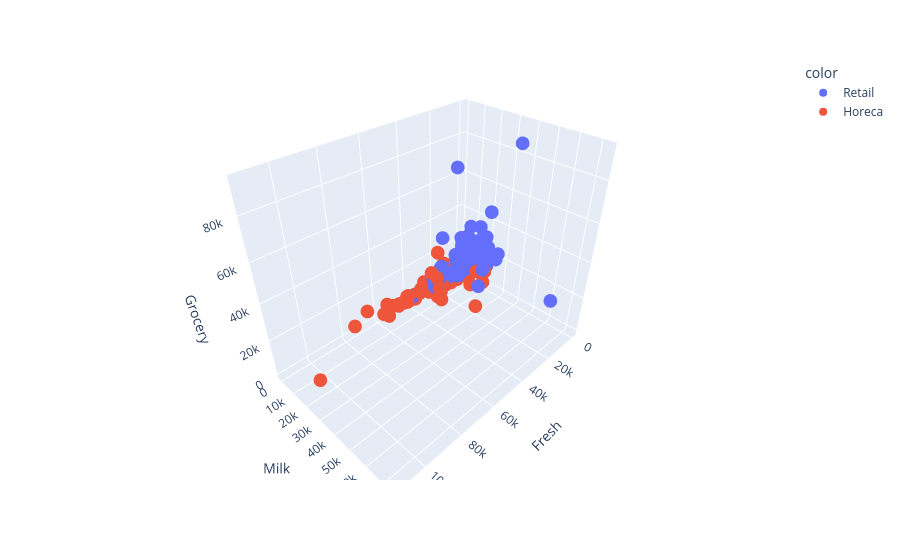

Notebook source saved alongside this figure:
### Code cell
# Visualiser les classes suivant les trois premières variables
fig = px.scatter_3d(data_frame=df, x = 'Fresh', y = 'Milk', z = 'Grocery', color = df.Class.values)
fig.show()

### Figure 1 — Plotly figure (JSON) as saved in the notebook; plotly's stock layout.template omitted (floating-point values rounded to 4 significant figures; data arrays with more than 128 entries replaced by an {"elided": "..."} marker saying what was removed)
{"data": [{"hovertemplate": "color=Retail<br>Fresh=%{x}<br>Milk=%{y}<br>Grocery=%{z}<extra></extra>", "legendgroup": "Retail", "marker": {"color": "#636efa", "symbol": "circle"}, "mode": "markers", "name": "Retail", "scene": "scene", "showlegend": true, "type": "scatter3d", "x": {"elided": "142 int values"}, "y": {"elided": "142 int values"}, "z": {"elided": "142 int values"}}, {"hovertemplate": "color=Horeca<br>Fresh=%{x}<br>Milk=%{y}<br>Grocery=%{z}<extra></extra>", "legendgroup": "Horeca", "marker": {"color": "#EF553B", "symbol": "circle"}, "mode": "markers", "name": "Horeca", "scene": "scene", "showlegend": true, "type": "scatter3d", "x": {"elided": "298 int values"}, "y": {"elided": "298 int values"}, "z": {"elided": "298 int values"}}], "layout": {"legend": {"title": {"text": "color"}, "tracegroupgap": 0}, "margin": {"t": 60}, "scene": {"domain": {"x": [0, 1], "y": [0, 1]}, "xaxis": {"title": {"text": "Fresh"}}, "yaxis": {"title": {"text": "Milk"}}, "zaxis": {"title": {"text": "Grocery"}}}}}
